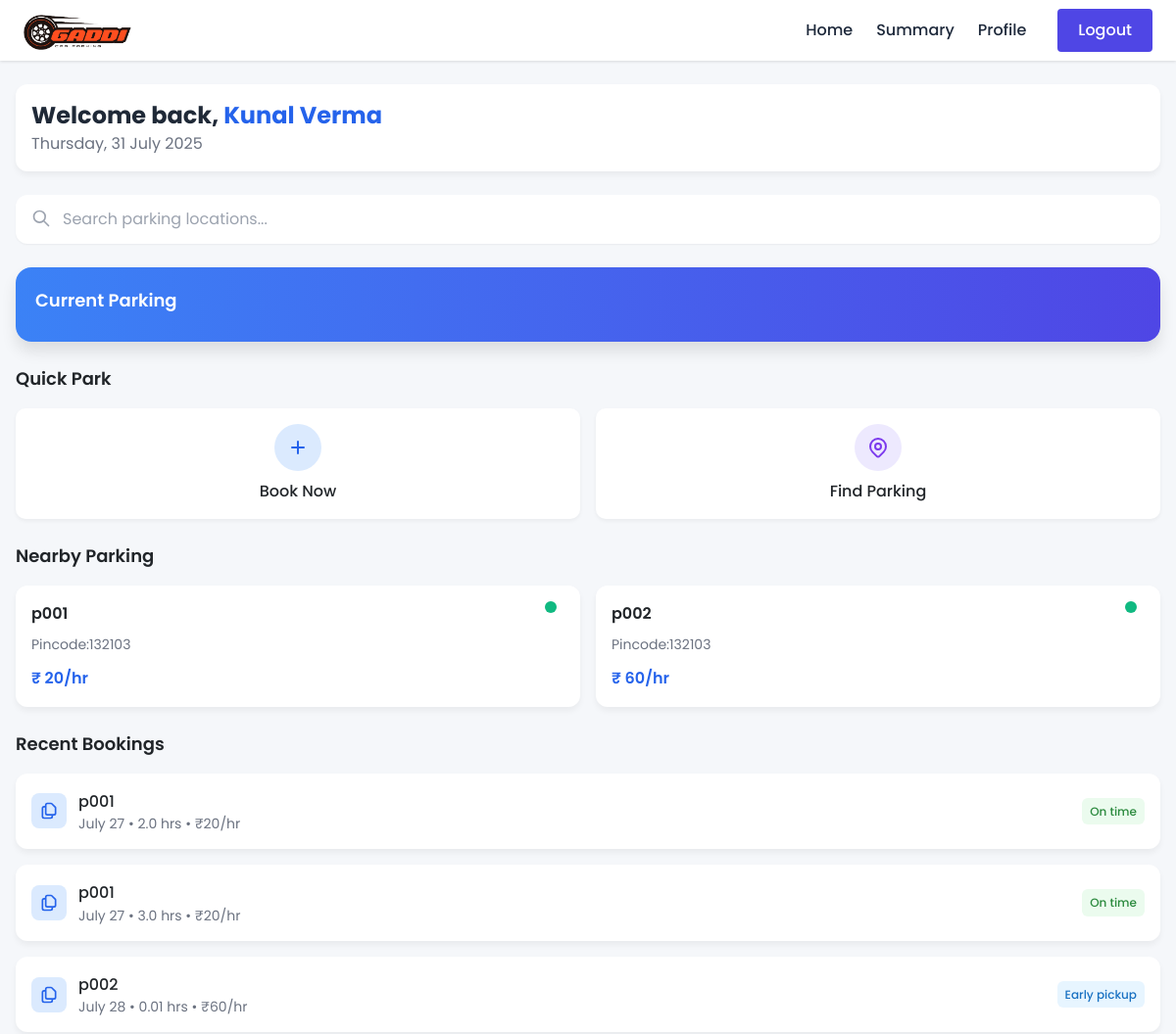
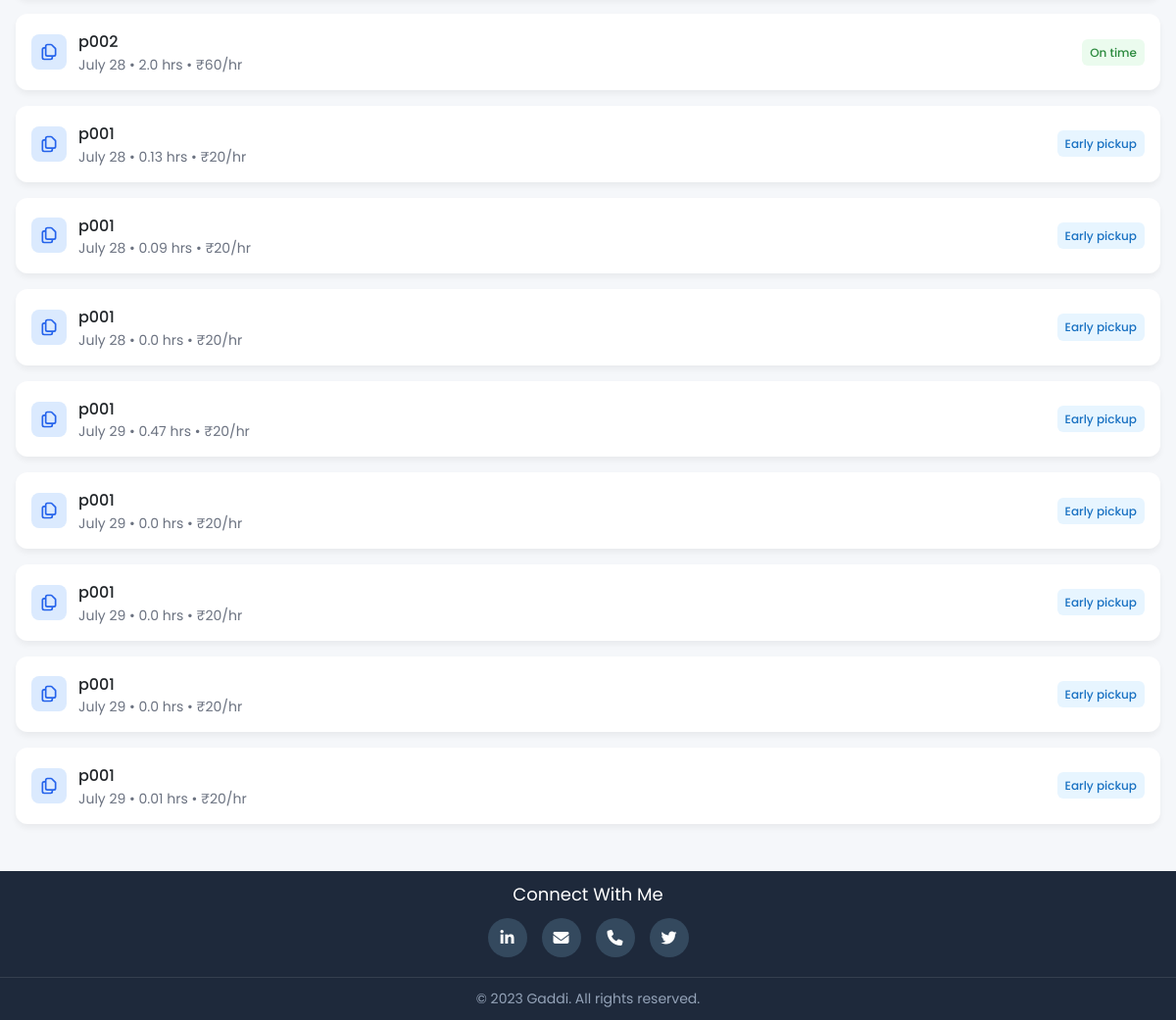
The app's page /admin/dashboard (signed in) with its own data (2 pictures, top to bottom).
### model_db.py (models this page shows, shortened)
class Users(db.Model):
    __tablename__ = 'users'
    id = db.Column(db.Integer, primary_key=True)
    username = db.Column(db.String(100), unique=True, nullable=False)
    passhash = db.Column(db.String(512), nullable=False)
    name = db.Column(db.String(50), nullable=False)
    address = db.Column(db.String(200))
    pincode = db.Column(db.Integer)
    role = db.Column(db.String(10))  # e.g., 'admin' or 'user'
    phone_no = db.Column(db.String(10))
    bookings = db.relationship('Booking', backref='user', lazy=True)
    parking_lots = db.relationship('ParkingLot', backref='admin', lazy=True)
    @property
    def password(self):
        raise AttributeError("Password is not a readable attribute")

class ParkingLot(db.Model):
    __tablename__ = 'parking_lot'
    id = db.Column(db.Integer, primary_key=True, nullable=False)
    name = db.Column(db.String(100), nullable=False)
    admin_id = db.Column(db.Integer, db.ForeignKey('users.id'), nullable=False)
    total_spots = db.Column(db.Integer, nullable=False)
    address = db.Column(db.String(200))
    pincode = db.Column(db.Integer)
    status = db.Column(db.String(10))  # 'active', 'inactive', etc.
    price_per_hrs = db.Column(db.Integer)
    spots = db.relationship('ParkingSpot', backref='lot', lazy=True)

class Booking(db.Model):
    __tablename__ = 'bookings'
    id = db.Column(db.Integer, primary_key=True)
    user_id = db.Column(db.Integer, db.ForeignKey('users.id'), nullable=False)
    spot_id = db.Column(db.Integer, db.ForeignKey('parking_spot.id'), nullable=False)
    vehicle_no = db.Column(db.String(50))
    start_time = db.Column(db.DateTime)
    end_time = db.Column(db.DateTime)
    created_time = db.Column(db.DateTime, default=datetime.utcnow)
    Early_pickup = db.Column(db.Boolean, default=False)

class ParkingSpot(db.Model):
    __tablename__ = 'parking_spot'
    id = db.Column(db.Integer, primary_key=True)
    lot_id = db.Column(db.Integer, db.ForeignKey('parking_lot.id'), nullable=False)
    status = db.Column(db.String(20), nullable=True)  # e.g., 'available', 'booked'
    type = db.Column(db.String(20), nullable=True)  # e.g., 'regular', 'premium'
    price_per_hrs = db.Column(db.Integer)
    bookings = db.relationship('Booking', backref='spot', lazy=True)

### routes.py (the view, shortened to what this page needs)
    @app.route('/<username>/dashboard', methods=['GET'])
    @auth_required
    def dashboard(username):
        user = Users.query.get(session['user_id'])
        today = datetime.now().strftime('%A, %d %B %Y ')
        if user.role == 'admin':
            selected_lot_id = request.args.get('lot_id', type=int)
            parking_lots = ParkingLot.query.all()
            if not selected_lot_id and parking_lots:
                selected_lot_id = parking_lots[0].id
            parking_spots = ParkingSpot.query.filter_by(lot_id=selected_lot_id).all()
            closed_spots = ParkingSpot.query.filter_by(status='closed').count()
            available_spots = ParkingSpot.query.filter_by(status='available').count()
            total_spots = ParkingSpot.query.count()
            total_lots = len(parking_lots)
            return render_template('admin/dashboard.html',
                                username=username,
                                user=user,
                                today=today,
                                parking_lots=parking_lots,
                                selected_lot_id=selected_lot_id,
                                parking_spots=parking_spots,
                                total_lots=total_lots,
                                total_spots=total_spots,
                                closed_spots=closed_spots,
                                available_spots=available_spots)
        else:
            bookings = Booking.query.options(joinedload(Booking.spot).joinedload(ParkingSpot.lot)).filter_by(user_id=session['user_id']).all()
            for booking in bookings:
                if booking.start_time and booking.end_time:
                    delta = booking.end_time - booking.start_time  # this is a timedelta object
                    booking.duration_hours = round(delta.total_seconds() / 3600, 2)
                else:
                    booking.duration_hours = 0
            near=ParkingLot.query.filter(ParkingLot.pincode==user.pincode).limit(2).all()
            active_bookings = Booking.query.filter(datetime.now() < Booking.end_time).all()
            completed_bookings = Booking.query.filter(
                Booking.end_time <= datetime.now(),
                Booking.Early_pickup == 0
            ).all()
            for booking in completed_bookings:
                spot = ParkingSpot.query.get(booking.spot_id)
            db.session.commit()
            return render_template('user/dashboard.html',
                                    username=username,
                                    user=user,
                                    today=today,
                                    Bookings=bookings,
                                    datetime=datetime,
                                    near=near,
                                    active_bookings=active_bookings)

### templates/user/dashboard.html (shortened to what this page needs)
{% extends "user/base0.html" %}
{% block head %}
<link href="https://cdn.jsdelivr.net/npm/tailwindcss@2.2.19/dist/tailwind.min.css" rel="stylesheet">
{% endblock %}
{% block content %}
     <div class="container mx-auto px-4 py-6">
        <div class="space-y-4 mb-6">
            <div class="card p-4 flex justify-between items-center">
                <div class="flex items-center">
                    <div>
                       <h1 class="text-2xl font-bold text-gray-800">Welcome back, <span class="text-blue-600">{{ user.name }}</span></h1>
                       <p class="text-gray-500">{{ today }}</p>
                    </div>
                </div>
            </div>
        </div>
        <form method="GET" action="{{ url_for('find', username=username) }}">
            <div class="relative mb-6">
                <input type="text" id="search-input" name="location"
                    placeholder="Search parking locations..."
                    class="w-full py-3 px-4 pl-12 rounded-xl border-0 shadow-sm focus:ring-2 focus:ring-blue-500">
                <svg xmlns="http://www.w3.org/2000/svg"
                    class="h-5 w-5 absolute left-4 top-3.5 text-gray-400" fill="none"
                    viewBox="0 0 24 24" stroke="currentColor">
                    <path stroke-linecap="round" stroke-linejoin="round" stroke-width="2"
                        d="M21 21l-6-6m2-5a7 7 0 11-14 0 7 7 0 0114 0z" />
                </svg>
            </div>
        </form>
        <div class="card mb-6 p-5"
     style="background: linear-gradient(to right, #3b82f6, #4f46e5); border-radius: 1rem; box-shadow: 0 10px 15px rgba(0, 0, 0, 0.1);">
            <h2 class="text-white text-lg font-semibold mb-2">Current Parking</h2>
        </div>
        <h2 class="text-lg font-semibold mb-4">Quick Park</h2>
        <div class="grid grid-cols-2 gap-4 mb-6">
            <a href="{{url_for('book_now',username=username)}}" id="book-now-btn" class="card p-4 quick-action-btn flex flex-col items-center justify-center" >
                <div class="bg-blue-100 p-3 rounded-full mb-2">
                    <svg xmlns="http://www.w3.org/2000/svg" class="h-6 w-6 text-blue-600" fill="none" viewBox="0 0 24 24" stroke="currentColor">
                        <path stroke-linecap="round" stroke-linejoin="round" stroke-width="2" d="M12 6v6m0 0v6m0-6h6m-6 0H6" />
                    </svg>
                </div>
                <p class="font-medium">Book Now</p>
            </a>
            <a href="{{url_for('find',username=username)}}" class="card p-4 quick-action-btn flex flex-col items-center justify-center" id="find-parking-btn">
                <div class="bg-purple-100 p-3 rounded-full mb-2">
                </div>
                <p class="font-medium">Find Parking</p>
            </a>
        </div>
        <h2 class="text-lg font-semibold mb-4">Nearby Parking</h2>
        <div class="grid grid-cols-2 gap-4 mb-6">
            {% for n in near %}
                <div class="card p-4 parking-space">
                    <div class="flex justify-between mb-2">
                        <h3 class="font-semibold">{{ n.name }}</h3>
                        {% if n.status == 'active' %}
                            <span class="parking-indicator bg-green-500" title="Available"></span>
                        {% else %}
                            <span class="parking-indicator bg-red-500" title="Closed"></span>
                        {% endif %}
                    </div>
                    <p class="text-gray-500 text-sm mb-3">Pincode:{{ n.pincode }}</p>
                    <div class="flex justify-between items-center">
                        <p class="font-semibold text-blue-600">₹ {{n.price_per_hrs}}/hr</p>
                    </div>
                </div>
            {% endfor %}
        </div>
        <h2 class="text-lg font-semibold mb-4">Recent Bookings</h2>
        <div class="space-y-4 mb-6">
            {% for booking in Bookings %}
            <div class="card p-4 flex justify-between items-center">
                <div class="flex items-center">
                    <div class="bg-blue-100 p-2 rounded-lg mr-3">
                    </div>
                    <div>
                        <p class="font-medium">{{ booking.spot.lot.name }}</p>
                        <p class="text-gray-500 text-sm">{{ booking.start_time.strftime('%B %d') }} • {{ booking.duration_hours }} hrs • ₹{{ booking.spot.price_per_hrs }}/hr</p>
                    </div>
                </div>
                <span class="badge {{ 'badge-info' if booking.Early_pickup else 'badge-success' }}">{{ "On time" if not booking.Early_pickup else "Early pickup" }}</span>
            </div>
            {% endfor %}
        </div>
{% endblock %}

### templates/user/base0.html (shortened to what this page needs)
<!DOCTYPE html>
<html lang="en">
<head>
    <link rel="stylesheet" href="https://cdnjs.cloudflare.com/ajax/libs/font-awesome/6.4.0/css/all.min.css">
    {% block head %}{% endblock %}
</head>
<body >
    <header>
        <div class="header-container">
            <a href="{{ url_for('dashboard', username=username) }}" class="logo">
                <div class="logo-icon">
                    <img src="{{ url_for('static', filename='images/logo.png') }}" alt="Logo" style="width: 110px; height: 100%;">
                </div>
            </a>
            <nav class="nav-container">
                <ul class="nav-links">
                    <li><a href="{{ url_for('dashboard', username=username) }}" class="nav-link">Home</a></li>
                    <li><a href="{{ url_for('summary', username=username) }}" class="nav-link">Summary</a></li>
                    <li><a href="{{ url_for('profile', username=username) }}" class="nav-link">Profile</a></li>
                </ul>
                <div class="nav-buttons">
                    <a href="{{ url_for('logout')}}" class="btn btn-primary">Logout</a>
                </div>
            </nav>
        </div>
    </header>
    <main class=" main">
        {% block content %}
        {% endblock %}
    </main>
    <footer>
          <div class="footer-section">
                <h3>Connect With Me</h3>
                <div class="social-media">
                    <a href="https://www.linkedin.com/in/kunal-verma-79bbba15b" target="_blank" class="social-icon">
                        <i class="fab fa-linkedin-in"></i>
                    </a>
                    <a href="mailto:kunalvermakv6@gmail.com" class="social-icon">
                        <i class="fas fa-envelope"></i>
                    </a>
                    <a href="tel:+917082543624" class="social-icon">
                        <i class="fas fa-phone"></i>
                    </a>
                    <a href="https://x.com/kunall_verma13?t=2WvJ5vl5ytTplks50sV2RA&s=08" target="_blank" class="social-icon">
                        <i class="fab fa-twitter"></i>
                    </a>
                </div>
            </div>
            <div class="footer-bottom">
                <p>&copy; 2023 Gaddi. All rights reserved.</p>
            </div>
    </footer>
</body>
</html>

### templates/user/dashboard.html (style rules this page uses)
:root { --primary: #4361ee; --secondary: #3a0ca3; --accent: #4cc9f0; --light: #f8f9fa; --dark: #212529; }
.main { font-family: 'Poppins', sans-serif; background-color: #f5f7fa; color: var(--dark); }
.card { background-color: white; border-radius: 12px; box-shadow: 0 4px 6px rgba(0, 0, 0, 0.05); transition: transform 0.2s, box-shadow 0.2s; }
.btn-primary { background-color: var(--primary); color: white; transition: all 0.3s; }
.quick-action-btn { background: white; border-radius: 10px; box-shadow: 0 2px 4px rgba(0, 0, 0, 0.05); transition: all 0.3s; }
.parking-indicator { width: 12px; height: 12px; border-radius: 50%; margin-right: 8px; }
.badge { padding: 4px 8px; border-radius: 6px; font-size: 12px; font-weight: 500; }
.badge-success { background-color: #ebfbee; color: #2b8a3e; }
.badge-info { background-color: #e7f5ff; color: #1971c2; }
.parking-space { animation: slideUp 0.3s ease-out forwards; opacity: 0; }
.parking-space:nth-child(1) { animation-delay: 0.1s; }
.parking-space:nth-child(2) { animation-delay: 0.2s; }

### templates/user/base0.html (style rules this page uses)
:root { --primary-color: #4f46e5; --secondary-color: #10b981; --dark-color: #1e293b; --light-color: #f8fafc; --gray-color: #64748b; --max-width: 1200px; --shadow-sm: 0 1px 3px rgba(0, 0, 0, 0.12); --shadow-md: 0 4px 6px rgba(0, 0, 0, 0.1); --shadow-lg: 0 10px 15px rgba(0, 0, 0, 0.1); --transition: all 0.3s ease; }
* { margin: 0; padding: 0; box-sizing: border-box; }
body { font-family: 'Poppins', sans-serif; color: var(--dark-color); line-height: 1.6; display: flex; flex-direction: column; min-height: 100vh; background-color: #f9fafb; }
header { background-color: white; box-shadow: var(--shadow-sm); position: sticky; top: 0; z-index: 100; padding: 9px 0; }
.header-container { max-width: var(--max-width); margin: 0 auto; padding: 0 1.5rem; display: flex; justify-content: space-between; align-items: center; }
.logo { display: flex; align-items: center; gap: 0rem; text-decoration: none; }
.logo-icon { padding-top: 5px; color: var(--primary-color); }
.nav-container { display: flex; align-items: center; }
.nav-links { display: flex; list-style: none; gap: 1.5rem; }
.nav-link { text-decoration: none; color: var(--dark-color); font-weight: 500; position: relative; transition: var(--transition); }
.nav-link::after { content: ''; position: absolute; bottom: -5px; left: 0; width: 0; height: 2px; background-color: var(--primary-color); transition: var(--transition); }
.nav-buttons { display: flex; gap: 0.75rem; margin-left: 2rem; }
.btn { padding: 0.5rem 1.25rem; border-radius: 4px; font-weight: 500; cursor: pointer; transition: var(--transition); text-decoration: none; display: inline-block; border: 1px solid transparent; }
.btn-primary { background-color: var(--primary-color); color: white; }
footer { background-color: #2c3e50; color: white; padding: 0; }
.footer-section { flex: 1; min-width: 250px; margin-bottom: 20px; text-align: center ; }
.footer-section h3 { font-size: 18px; margin-bottom: 10px; position: relative; padding-bottom: 0px; }
.footer-section h3::after { content: ''; position: static; left: 0; bottom: 0; width: 50px; height: 2px; background-color: #3498db; }
.social-media { display: flex; gap: 15px; margin-top: 10px; }
.social-media { justify-content: center; }
.social-icon { width: 40px; height: 40px; border-radius: 50%; background-color: #34495e; display: flex; align-items: center; justify-content: center; color: white; transition: all 0.3s ease; cursor: pointer; }
main { flex: 1; padding: 0rem 0; }
footer { background-color: var(--dark-color); color: white; padding: 10px 0 10px 0; }
.footer-bottom { border-top: 1px solid rgba(255, 255, 255, 0.1); padding-top: 10px; text-align: center; color: #94a3b8; font-size: 0.875rem; }
.container { max-width: var(--max-width); margin: 0 auto; padding: 0 1.5 rem; }

### records on screen
Users: name "Kunal Verma"
ParkingLot: name "p001", status "active" (drawn), pincode "132103", price_per_hrs "20"
ParkingLot: name "p002", status "active" (drawn), pincode "132103", price_per_hrs "60"
Booking: spot.lot.name "p001", start_time "July 27", duration_hours "2.0", spot.price_per_hrs "20", Early_pickup "On time"
Booking: spot.lot.name "p001", start_time "July 27", duration_hours "3.0", spot.price_per_hrs "20", Early_pickup "On time"
Booking: spot.lot.name "p002", start_time "July 28", duration_hours "0.01", spot.price_per_hrs "60", Early_pickup "Early pickup"
Booking: spot.lot.name "p002", start_time "July 28", duration_hours "2.0", spot.price_per_hrs "60", Early_pickup "On time"
Booking: spot.lot.name "p001", start_time "July 28", duration_hours "0.13", spot.price_per_hrs "20", Early_pickup "Early pickup"
Booking: spot.lot.name "p001", start_time "July 28", duration_hours "0.09", spot.price_per_hrs "20", Early_pickup "Early pickup"
Booking: spot.lot.name "p001", start_time "July 28", duration_hours "0.0", spot.price_per_hrs "20", Early_pickup "Early pickup"
Booking: spot.lot.name "p001", start_time "July 29", duration_hours "0.47", spot.price_per_hrs "20", Early_pickup "Early pickup"
Booking: spot.lot.name "p001", start_time "July 29", duration_hours "0.0", spot.price_per_hrs "20", Early_pickup "Early pickup"
Booking: spot.lot.name "p001", start_time "July 29", duration_hours "0.0", spot.price_per_hrs "20", Early_pickup "Early pickup"
Booking: spot.lot.name "p001", start_time "July 29", duration_hours "0.0", spot.price_per_hrs "20", Early_pickup "Early pickup"
Booking: spot.lot.name "p001", start_time "July 29", duration_hours "0.01", spot.price_per_hrs "20", Early_pickup "Early pickup"
